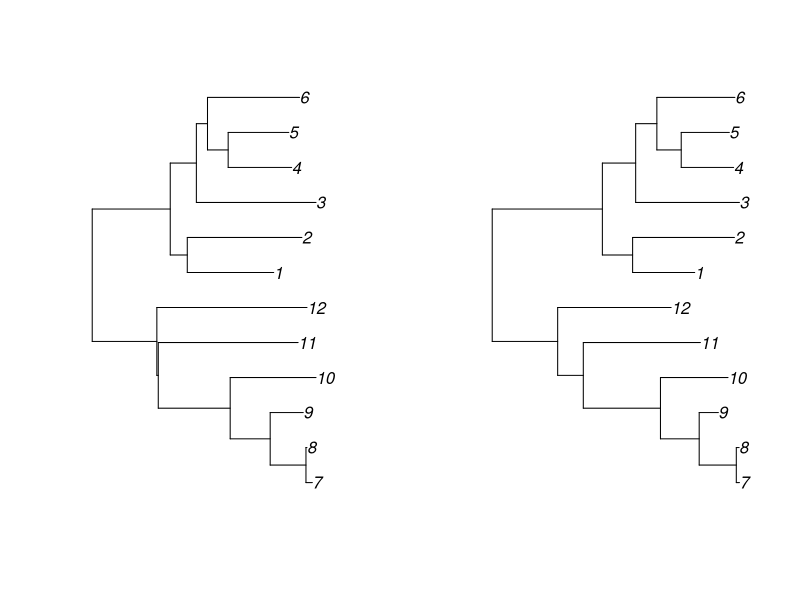

Generate this figure with R:
require(ape)
gtr = read.tree(text="(1:0.0527878,2:0.0699905,((3:0.0730761,((4:0.0387704,5:0.0370303):0.0126236,6:0.0562304):0.0067955):0.0159578,(((((7:0.0038936,8:0.0006175):0.0218498,9:0.0201854):0.0244291,10:0.0524275):0.0439190,11:0.0854021):0.0008617,12:0.0916966):0.0871168):0.0104061);")
mle = read.tree(text="(1:0.0470228,2:0.0771045,((3:0.0785853,((4:0.0396839,5:0.0364315):0.0184458,6:0.0590797):0.0160505):0.0252092,(((((7:0.0023810,8:0.0021300):0.0281031,9:0.0145221):0.0293278,10:0.0511651):0.0584219,11:0.0886763):0.0194133,12:0.0859176):0.1329592):0.0228994);")
        
require(phangorn)
layout(matrix(1:2,1,2))
plot(midpoint(gtr))
plot(midpoint(mle))
